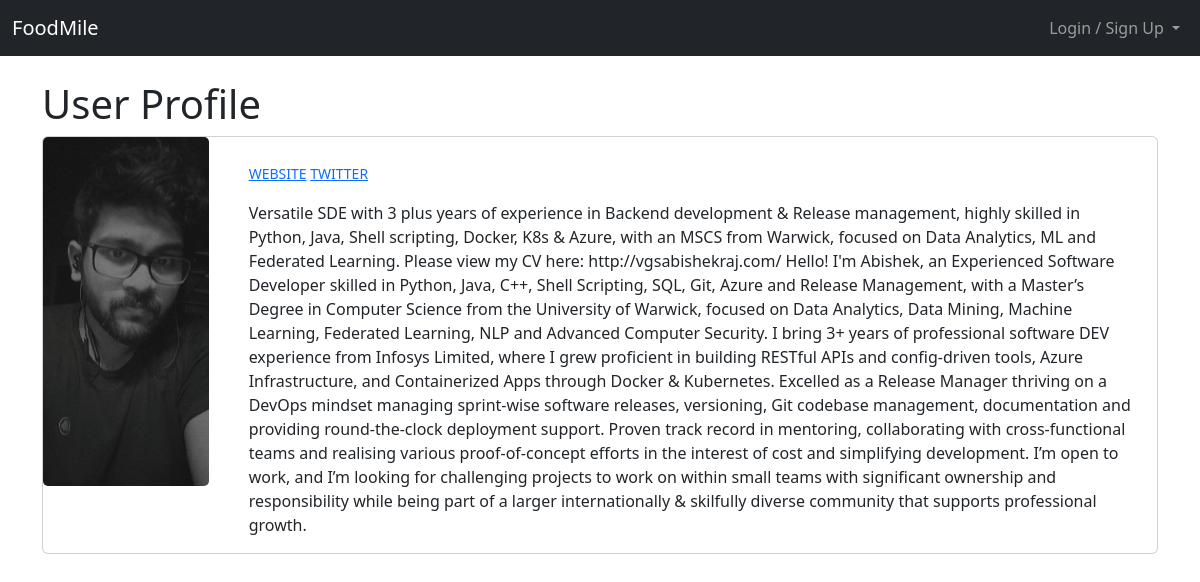
/user/7/profile/view, run on the app's committed database.
### foodmileblog/models.py (models this page shows, shortened)
class UserProfile(models.Model):
    user_profile = models.OneToOneField(User, null=True, on_delete=models.CASCADE)
    bio = models.TextField()
    profile_picture = models.ImageField(null=True, blank=True, upload_to="images/profile_pictures/")
    personal_website_url = models.CharField(max_length=255, null=True, blank=True)
    instagram_url = models.CharField(max_length=255, null=True, blank=True)
    twitter_url = models.CharField(max_length=255, null=True, blank=True)

### foodmileusers/views.py (the view)
# urls.py: path('<int:pk>/profile/view', ShowProfilePageView.as_view(), name="show-profile-page"),
class ShowProfilePageView(generic.DeleteView):
    model = UserProfile
    template_name = 'registration/user_profile.html'
    def get_context_data(self, *args, **kwargs):
        page_user = get_object_or_404(UserProfile, id=str(self.kwargs['pk']))
        context = super(ShowProfilePageView, self).get_context_data(*args, **kwargs)
        context["page_user"] = page_user
        return context

### foodmileusers/templates/registration/user_profile.html (shortened to what this page needs)
{% extends 'base.html' %}
{% load static %}
{% block content %}
<h1>User Profile</h1>
<div class="card mb-3">
    <div class="row no-gutters">
      <div class="col-md-2">
        {% if page_user.profile_picture %}
            <img src="{{ page_user.profile_picture.url }}" class="card-img">
        {% else %}
            <img src="{% static 'foodmileblog/images/static_profile_pic.png' %}" class="card-img">
        {% endif %}
      </div>
      <div class="col-md-10">
        <div class="card-body">
          <p class="card-text"><small class="text-muted">
            {% if page_user.personal_website_url %}<a href="{{ page_user.personal_website_url }}">WEBSITE</a> {% endif %}
            {% if page_user.twitter_url %} <a href="{{ page_user.twitter_url }}">TWITTER</a> {% endif %}
            </small></p>
          <p class="card-text">{{ page_user.bio }}</p>
        </div>
      </div>
    </div>
  </div>
{% endblock %}

### data on the page
UserProfile: profile_picture (picture), bio "Versatile SDE with 3 plus years of experience in Backend development & Release management, highly skilled in Python, Java, Shell scripting, Docker, K8s & Azure, with an MSCS from Warwick, focused on Data Analytics, ML and Federated Learning. Please view my CV here: http://vgsabishekraj.com/ Hello! I'm Abishek, an Experienced Software Developer skilled in Python, Java, C++, Shell Scripting, SQL, Git, Azure and Release Management, with a Master’s Degree in Computer Science from the University of Warwick, focused on Data Analytics, Data Mining, Machine Learning, Federated Learning, NLP and Advanced Computer Security. I bring 3+ years of professional software DEV experience from Infosys…"
